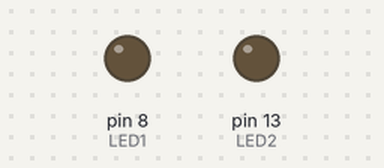
Bench run of a sketch on a simulated Arduino Uno, built with avr-gcc and run on an emulated ATmega328P. On the bench: output pins drawn as LEDs (lit = HIGH).

Above: at 0.05 s.
Timing chart, 0 to 3.0 s (numbered marks = the images above):
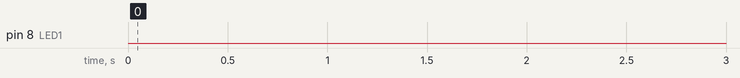

Measured:
- by itself, pin 8 (LED1): LOW → HIGH at 60.9 s, → LOW 0.10 s later, → HIGH 0.90 s later, → LOW 0.10 s later, … (60 changes in this stretch)

The sketch:

tone_pip_recall.ino
```cpp
// This script controls the delivery of stimuli during recall of fear memory
// in the linear track. The CS is delivered as pips (100 ms ON and 900 ms OFF)
// thus being delivered at a rate of 1 Hz.

#define LED1 8 //SPEAKER
#define LED2 13 // LIGHT


void setup() {
  // put your setup code here, to run once:
pinMode(LED1,OUTPUT); // Defining pins as output
pinMode(LED2,OUTPUT); // Defining pins as output

// Switch the LED to start experiment
digitalWrite(LED1, LOW); //turns the SPEAKER off
digitalWrite(LED2, LOW);


// Generating the stimulus
for (int y=0; y<6; y++){
delay(60000);
for(int x=0; x<30; x++){
delay(900);             //ITI including time length of stimulus
digitalWrite(LED1, HIGH);  // TTL on
delay(100);             //waits for 1 second
digitalWrite(LED1, LOW); //TTL off
digitalWrite(LED2, LOW);
}}

digitalWrite(LED2, HIGH);
delay(10000);
digitalWrite(LED2, LOW);
}

void loop() {
  // put your main code here, to run repeatedly:

}
```
